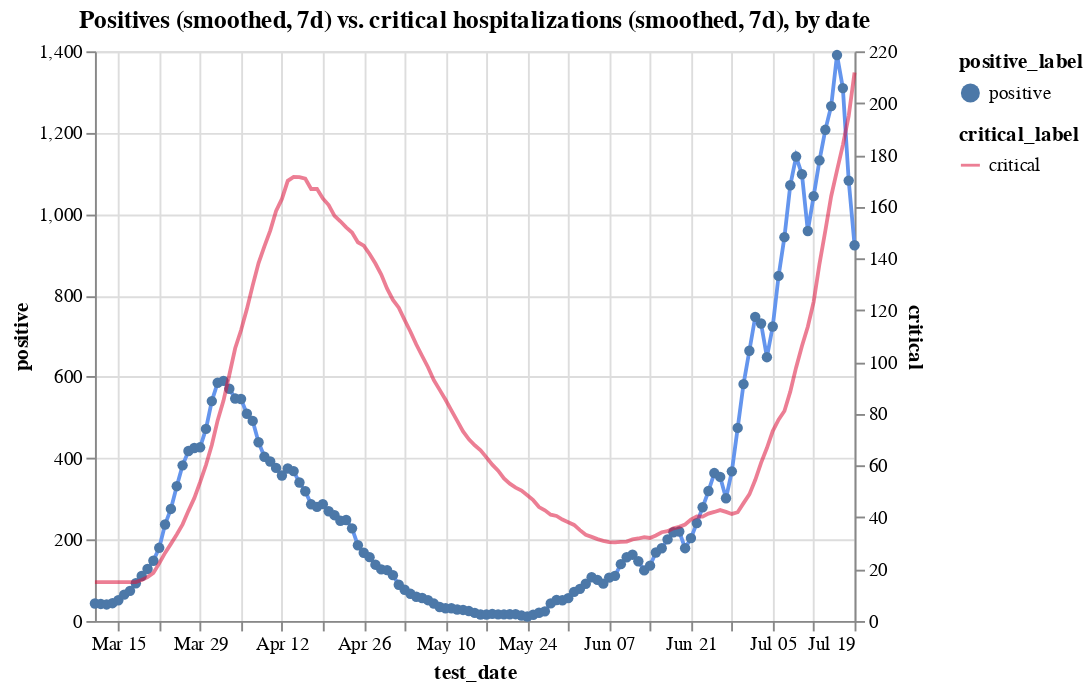

Source (notebook cell):
### Code cell
c1 = alt.Chart(hos_and_rate[hos_and_rate.positive_rate<0.12]
               .assign(positive = lambda x: x.positive.ewm(span=7).mean())
               .assign(positive_label ='positive')).mark_line(color='cornflowerblue').encode(
    x='test_date',
    y='positive',
    tooltip=['test_date', 'positive'],
    shape='positive_label'
)
c2 = alt.Chart(hos_and_rate
               .assign(critical_label='critical')
               .assign(critical = lambda x: x.critical.ewm(span=7).mean())
              ).mark_line(color='crimson').encode(
    x='test_date',
    y='critical',
    tooltip=['test_date', 'critical'],
    opacity='critical_label'
)


alt.layer(c1, c2).resolve_scale(y='independent').properties(title='Positives (smoothed, 7d) vs. critical hospitalizations (smoothed, 7d), by date')

### Figure 1 — Vega-Lite specification as saved in the notebook (floating-point values rounded to 4 significant figures; data arrays with more than 128 entries replaced by an {"elided": "..."} marker saying what was removed)
{"config": {"view": {"continuousWidth": 400, "continuousHeight": 300}}, "layer": [{"data": {"name": "data-926800819bec42f11a502f09573e15ea"}, "mark": {"type": "line", "color": "cornflowerblue"}, "encoding": {"shape": {"type": "nominal", "field": "positive_label"}, "tooltip": [{"type": "temporal", "field": "test_date"}, {"type": "quantitative", "field": "positive"}], "x": {"type": "temporal", "field": "test_date"}, "y": {"type": "quantitative", "field": "positive"}}}, {"data": {"name": "data-fb104a88fe2fbb94e8622a04a3a6b808"}, "mark": {"type": "line", "color": "crimson"}, "encoding": {"opacity": {"type": "nominal", "field": "critical_label"}, "tooltip": [{"type": "temporal", "field": "test_date"}, {"type": "quantitative", "field": "critical"}], "x": {"type": "temporal", "field": "test_date"}, "y": {"type": "quantitative", "field": "critical"}}}], "resolve": {"scale": {"y": "independent"}}, "title": "Positives (smoothed, 7d) vs. critical hospitalizations (smoothed, 7d), by date", "$schema": "https://vega.github.io/schema/vega-lite/v4.8.1.json", "datasets": {"data-926800819bec42f11a502f09573e15ea": {"elided": "131 records"}, "data-fb104a88fe2fbb94e8622a04a3a6b808": {"elided": "131 records"}}}
